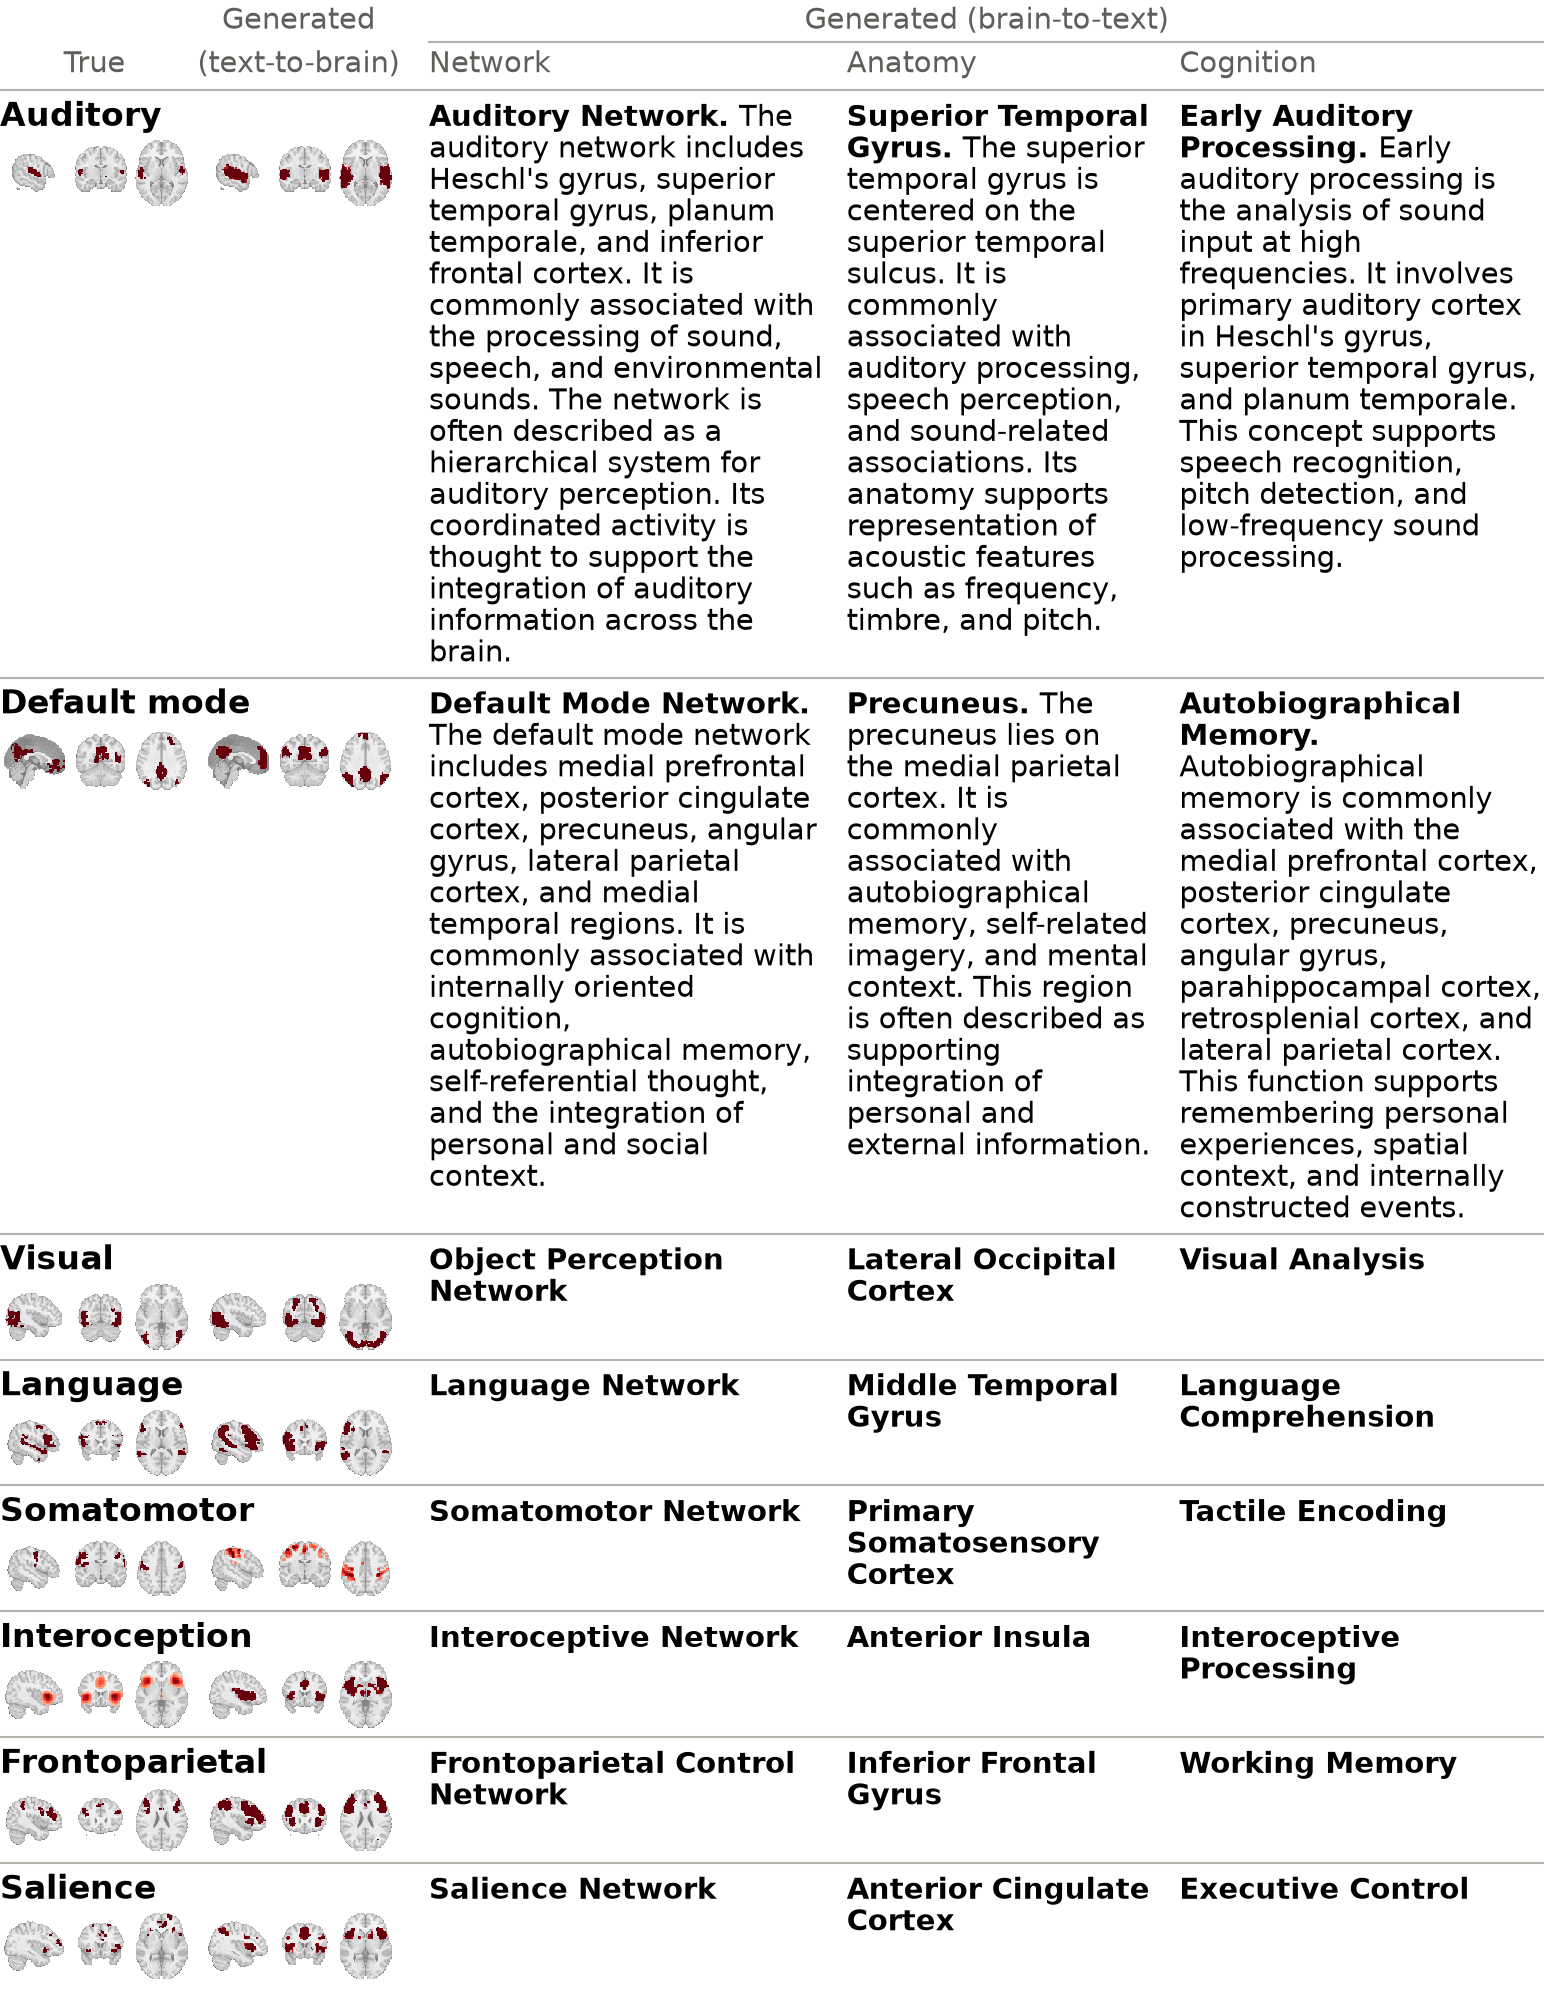

Source code (Python):
#!/usr/bin/env python
"""Fig. 2: atlas networks, their text-to-brain maps and brain-to-text captions. One page, one row per network: its name
above the true (atlas) map and the map generated from its description (sagittal, coronal and axial, one scale), then
the Network, Anatomy and Cognition texts generated from the true map, complete for the two with the cleanest
generations (pick_full) and the three titles for the other six. The complete descriptions and generated texts of all
eight go to a supplementary table, fig2_texts_table.{tex,md}; --text-pages also draws them as figure pages 2+.

    .venv/bin/python scripts/figures/main/fig2_network_examples.py
"""
from __future__ import annotations

import re
from itertools import groupby

import numpy as np
from _shared import (
    BLUE, FIG_FULL_W, FIG_MAX_H, MAP_DISPLAY_RULE, PREFIX_RE, banner, brain_views_mm, cache_file, cut_coords_for,
    display_vector, draw_brain_views, encode_texts, fig_parser, finalize, finish, free_gpu, generate_brain_maps,
    get_logger, load_models, load_pt, make_nvlm, map_cal_tag, map_factor, mask_vector, save_pt, select_device,
    text_width_in, timed, wrap_measured,
)

STEM = "fig2_network_examples"
log = get_logger(STEM)

BASES = ("network", "region", "function")
COMPONENTS = ("specter", "autoencoder", "proj_head_text_mse", "qformer_canonical", "canonical_semantic_banks", "neuroqwen")
BASIS_LABEL = {"network": "Network", "region": "Anatomy", "function": "Cognition"}  # the three generated titles
VIEWS = "xyz"  # sagittal, coronal and axial
N_FULL = 2  # networks printed with their complete texts
LINE_SPACING = 1.08  # text lines, in font sizes
MAP_W, MAP_GAP, TEXT_GAP, COL_GAP = 0.63, 0.05, 0.12, 0.08  # page 1, inches: map width, gaps after the maps and texts
ROW_PAD = 0.03  # page 1, inches: space above and below each row rule
TRUE, T2B, B2T = "True", ("Generated", "(text-to-brain)"), "Generated (brain-to-text)"  # column headers
LABEL_GRAY, RULE_GRAY = "#5f5e5a", "#b4b2ab"

# (atlas, map name, display title): the reference rows of the paper figure
REFS = [
    ("YeoLab", "VisualA", "Visual"),
    ("Glasser", "Language", "Language"),
    ("Shirer", "Auditory", "Auditory"),
    ("WashU", "LateralSM", "Somatomotor"),
    ("Laird", "Emo/Interoception4", "Interoception"),
    ("Shen", "default mode", "Default Mode Network"),
    ("Du", "FPN-A", "Frontoparietal Control Network"),
    ("Du", "SAL/PMN", "Salience Network"),
]
NAMES = {"Default Mode Network": "Default mode", "Frontoparietal Control Network": "Frontoparietal",
         "Salience Network": "Salience"}  # names on page 1, no wider than the two maps (the table keeps the titles)
REF_SHORT = {"Emo/Interoception1": "Interoception", "Emo/Interoception2": "Interoception",
             "Emo/Interoception3": "Interoception", "Emo/Interoception4": "Interoception", "default mode": "Default mode"}

# text-to-brain inputs as printed in the paper figure (not stored anywhere else)
INPUT_TEXT = {
    "Visual": (
        "The visual network supports perception and interpretation of visual information. It is centered on "
        "primary visual cortex, extrastriate occipital cortex, and lateral occipital cortex. It supports visual "
        "feature processing, object perception, motion perception, spatial layout, and visual attention."
    ),
    "Language": (
        "The language network supports comprehension and production of spoken and written language. It is mainly "
        "left-lateralized, involving inferior frontal cortex, posterior superior temporal cortex, middle temporal "
        "cortex, and angular gyrus. It supports semantic access, syntax, phonology, speech comprehension, reading, "
        "and verbal expression."
    ),
    "Auditory": (
        "The auditory network supports perception and interpretation of sound. It is centered on Heschl's gyrus, "
        "primary auditory cortex, planum temporale, and superior temporal gyrus. It supports pitch, loudness, rhythm, "
        "timbre, speech-sound processing, and auditory scene analysis."
    ),
    "Somatomotor": (
        "The somatomotor network supports movement and body sensation. It spans precentral gyrus, postcentral gyrus, "
        "supplementary motor area, and paracentral lobule. It supports voluntary movement, touch, proprioception, "
        "motor planning, and sensorimotor integration."
    ),
    "Interoception": (
        "The interoception network supports awareness of internal bodily state. It is centered on the insula and "
        "anterior cingulate cortex, with contributions from midcingulate cortex. It supports visceral sensation, "
        "autonomic monitoring, bodily awareness, pain appraisal, and affective feeling states."
    ),
    "Default Mode Network": (
        "The default mode network supports internally oriented cognition. It includes medial prefrontal cortex, "
        "posterior cingulate cortex, precuneus, angular gyrus, and medial temporal lobe. It supports autobiographical "
        "memory, self-referential thought, future simulation, social inference, and narrative reasoning."
    ),
    "Frontoparietal Control Network": (
        "The frontoparietal control network supports flexible cognitive control. It links lateral prefrontal cortex, "
        "inferior frontal junction, intraparietal sulcus, and inferior parietal lobule. It supports task goals, "
        "working memory, planning, rule use, attentional control, and adaptive decision-making."
    ),
    "Salience Network": (
        "The salience network supports detection of behaviorally relevant events. It is centered on anterior insula, "
        "frontal operculum, dorsal anterior cingulate cortex, and midcingulate cortex. It supports salience detection, "
        "interoceptive appraisal, attentional orienting, conflict monitoring, and response selection."
    ),
}

# slice planes of the source notebook for maps whose automatic cut misses the network
CUT_OVERRIDES = {"Default Mode Network": [0, -56, 34], "Salience Network": [-38, 18, 2]}


def parse_args():
    p = fig_parser("Fig. 2: network text-to-brain maps and brain-to-text captions.")
    p.add_argument("--num-beams", type=int, default=5)
    p.add_argument("--max-new-tokens", type=int, default=256)
    p.add_argument("--laird-map", default="Emo/Interoception4", help="Laird component used as the Interoception reference.")
    p.add_argument("--text-pages", action="store_true",
                   help="Also draw the complete texts as figure pages 2+ (they are always in fig2_texts_table.{tex,md}).")
    return finalize(p.parse_args())


def compute(args, device):
    cache = cache_file(args, "fig2_panels" + map_cal_tag(args))
    if cache.exists() and not args.force:
        log.info("cache hit %s", cache)
        return load_pt(cache)

    import nibabel as nib
    import torch
    from nilearn.image import resample_to_img
    from _shared import load_dataset, load_masker

    refs = [(a, (args.laird_map if a == "Laird" else m), t) for a, m, t in REFS]
    if args.max_samples:
        refs = refs[: max(1, args.max_samples)]

    with timed("reference maps", log, args.cache_dir, stage=STEM):
        masker = load_masker()
        nets = load_dataset("networks")
        true = []
        for atlas, name, _ in refs:  # array / max -> nearest resample onto the masker grid (notebook 14)
            payload = nets[atlas][name]
            arr = np.asarray(payload["array"], dtype="float32")
            img = nib.Nifti1Image(arr / max(arr.max(), 1e-8), payload["affine"])
            res = resample_to_img(img, masker.mask_img, interpolation="nearest", force_resample=True, copy_header=True)
            true.append(mask_vector(masker, res))
        true = np.stack(true)

    with timed("text-to-brain", log, args.cache_dir, stage=STEM):  # "<title> [SEP] <description>"
        models = load_models(["specter", "autoencoder", "proj_head_text_mse"], device, args.model_dir, log)
        texts = [f"{title} [SEP] {INPUT_TEXT[title]}" for _, _, title in refs]
        e = encode_texts(models["specter"], texts).to(device)
        pred = generate_brain_maps(e, models, kind="head", calibration=args.map_calibration,
                                   factor=map_factor(args, "head", device)).numpy()
        del models
        free_gpu()

    with timed("brain-to-text generation", log, args.cache_dir, stage=STEM, num_beams=args.num_beams):
        nvlm = make_nvlm(device, args.model_dir, log)
        generated = {}
        X = torch.from_numpy(true)
        for i, basis in enumerate(BASES):
            out = nvlm.generate_text(
                X, basis=basis, prefix_text=f"[{basis.upper()}]", num_beams=args.num_beams,
                max_new_tokens=args.max_new_tokens, do_sample=False, seed=i, projection_temp=0.05,
            )
            generated[basis] = [out] if isinstance(out, str) else list(out)
        del nvlm
        free_gpu()

    payload = {"refs": refs, "texts": texts, "true": true, "pred": pred, "generated": generated, "map_calibration": args.map_calibration,
               "num_beams": args.num_beams, "max_new_tokens": args.max_new_tokens}
    save_pt(cache, payload)
    return payload


def split_caption(text: str) -> tuple[str | None, str]:
    """'[NETWORK]Visual Network\\nThe visual ...' -> ('Visual Network', 'The visual ...'); also 'Title. Body'."""
    text = PREFIX_RE.sub("", str(text)).strip()
    if "\n" in text:
        title, body = text.split("\n", 1)
        return title.strip(), body.strip()
    m = re.match(r"^([A-Z][^.]{2,60}?)\.\s+(.*)$", text, flags=re.S)
    if m and len(m.group(1).split()) <= 6:
        return m.group(1).strip(), m.group(2).strip()
    return None, text


def map_cuts(masker, true_vec, pred_vec, title):
    """Shared cuts of the drawn atlas map and the drawn generated map: through their overlap unless overridden."""
    coords = CUT_OVERRIDES.get(title)
    if coords is None:
        inter = true_vec * (pred_vec > 0)
        coords = cut_coords_for(masker.inverse_transform(inter)) if inter.sum() > 0 else None
    return coords or cut_coords_for(masker.inverse_transform(true_vec))


def pick_full(refs, captions, n=N_FULL):
    """The n networks with the cleanest generations, in figure order: most of the three generated titles named verbatim
    in the input description, ties broken by the share of the description's word pairs that the generated texts repeat.
    Returns (indices, per-network scores)."""
    def pairs(s):
        words = re.findall(r"[a-z']+", s.lower())
        return set(zip(words, words[1:]))

    scores = []
    for (_, _, title), caps in zip(refs, captions):
        desc = INPUT_TEXT[title]
        named = sum(bool(t) and t.lower() in desc.lower() for t, _ in caps)
        overlap = len(pairs(desc) & pairs(" ".join(str(b) for _, b in caps))) / len(pairs(desc))
        scores.append((named, overlap))
    order = sorted(range(len(refs)), key=lambda i: scores[i], reverse=True)
    return sorted(order[:n]), [{"titles_named": a, "word_pair_overlap": round(b, 3)} for a, b in scores]


def run_in(title, body, width, fs):
    """Bold run-in title ('Title.') and the body, wrapped to width: lines of (word, style)."""
    tokens = [(w, "title") for w in f"{title or '(no title)'}.".split()] + [(w, "body") for w in str(body).split()]
    return rich_lines(tokens, width, fs)


def column_widths(captions, rest, total, fs):
    """Widths of the Network | Anatomy | Cognition columns (summing to total, inches) that need the fewest lines for the
    complete texts (captions), ties broken by the fewest title lines of the others (rest; 1 % steps)."""
    memo = {}

    def n_lines(title, body, w):
        key = (title, body, round(w, 4))
        if key not in memo:
            memo[key] = len(run_in(title, body, w, fs) if body else wrap_measured(title or "(no title)", w, fs, weight="bold"))
        return memo[key]

    best = None
    for a in range(28, 47):  # percent of total for Network, then Anatomy
        for b in range(22, 40):
            ws = (a * total / 100, b * total / 100, (100 - a - b) * total / 100)
            full = [max(n_lines(t, body, w) for (t, body), w in zip(caps, ws)) for caps in captions]
            titles = sum(n_lines(t, None, w) for caps in rest for (t, _), w in zip(caps, ws))
            if best is None or (sum(full), titles) < best[0]:
                best = ((sum(full), titles), ws)
    return best[1]


def map_height(width):
    """Height of draw_brain_views' VIEWS side by side in a box ``width`` inches wide."""
    w_mm, h_mm = brain_views_mm(VIEWS)
    return h_mm * (width - 0.02 * (len(VIEWS) - 1)) / w_mm


def overview_page(refs, shown, coords, captions, full, masker, fs):
    """Page 1: one row per network, the networks in ``full`` first. Columns: the true map and the generated map (the
    network's name above them), then the Network, Anatomy and Cognition texts generated from the true map, complete for
    the networks in ``full`` (bold run-in titles) and their titles for the others. ``shown``: per network the two drawn
    maps and their thresholds."""
    import matplotlib.pyplot as plt
    from matplotlib.lines import Line2D

    W, lh, name_fs = FIG_FULL_W, fs * LINE_SPACING / 72, fs + 1
    ops = []  # ("text", x, baseline, [(run, weight), ...], size, color, ha) | ("rule", x0, x1, y) | ("map", i, k, x, y, w, h); y from the top

    def put(x, base, lines, size=fs, weight="normal", color="black", ha="left"):
        """Lines from the baseline base down."""
        for k, line in enumerate(lines):
            runs = [(line, weight)] if isinstance(line, str) else line
            ops.append(("text", x, base + k * size * LINE_SPACING / 72, runs, size, color, ha))

    order = list(full) + [i for i in range(len(refs)) if i not in full]
    mx = [k * (MAP_W + MAP_GAP) for k in range(2)]  # left edges of the true and generated maps
    x_text = 2 * MAP_W + MAP_GAP + TEXT_GAP
    widths = column_widths([captions[i] for i in full], [captions[i] for i in order[len(full):]],
                           W - x_text - 2 * COL_GAP - 0.01, fs)
    xs = [x_text + sum(widths[:k]) + k * COL_GAP for k in range(3)]

    # column headers, two tiers: "Generated" | brain-to-text above, "True", "(text-to-brain)" and the texts below
    b1 = 0.02 + 0.8 * fs / 72
    b2 = b1 + lh + 0.04
    put(mx[0] + MAP_W / 2, b2, [TRUE], color=LABEL_GRAY, ha="center")
    put(mx[1] + MAP_W / 2, b1, [T2B[0]], color=LABEL_GRAY, ha="center")
    put(mx[1] + MAP_W / 2, b2, [T2B[1]], color=LABEL_GRAY, ha="center")
    put((xs[0] + W) / 2, b1, [B2T], color=LABEL_GRAY, ha="center")
    ops.append(("rule", xs[0], W, b1 + 0.045))
    for x, b in zip(xs, BASES):
        put(x, b2, [BASIS_LABEL[b]], color=LABEL_GRAY)
    y = b2 + 0.06
    ops.append(("rule", 0, W, y))

    h_map = map_height(MAP_W)
    for r, i in enumerate(order):
        y0 = y + ROW_PAD
        base = y0 + 0.8 * name_fs / 72
        name = wrap_measured(NAMES.get(refs[i][2], refs[i][2]), 2 * MAP_W + MAP_GAP, name_fs, weight="bold")
        put(0, base, name, name_fs, "bold")
        y_map = y0 + len(name) * name_fs * LINE_SPACING / 72 + 0.015
        ops += [("map", i, k, mx[k], y_map, MAP_W, h_map) for k in range(2)]
        h = y_map + h_map - y0
        for x, w, (t, body) in zip(xs, widths, captions[i]):  # first line on the name's baseline
            if i in full:
                lines = [[(" ".join(wd for wd, _ in grp), "bold" if st == "title" else "normal")
                          for st, grp in groupby(line, key=lambda tok: tok[1])] for line in run_in(t, body, w, fs)]
            else:
                lines = wrap_measured(t or "(no title)", w, fs, weight="bold")
            put(x, base, lines, weight="bold")
            h = max(h, base - y0 + (len(lines) - 1) * lh + 0.25 * fs / 72)
        y = y0 + h + ROW_PAD
        if r < len(order) - 1:
            ops.append(("rule", 0, W, y))
    H = y

    fig = plt.figure(figsize=(W, H))
    for op in ops:
        if op[0] == "text":  # runs of one weight each, a space between them
            _, x, yb, runs, size, color, ha = op
            for k, (text, weight) in enumerate(runs):
                text += " " if k < len(runs) - 1 else ""
                fig.text(x / W, 1 - yb / H, text, fontsize=size, fontweight=weight, color=color, ha=ha, va="baseline")
                x += text_width_in(text, size, weight)
        elif op[0] == "rule":
            _, x0, x1, yr = op
            fig.add_artist(Line2D([x0 / W, x1 / W], [1 - yr / H] * 2, transform=fig.transFigure, color=RULE_GRAY, lw=0.5))
        else:
            _, i, k, x, yt, w, h = op
            vec, thr = shown[i][k]
            draw_brain_views(fig, masker.inverse_transform(vec), (x, H - yt - h, w, h), views=VIEWS,
                             cut_coords=coords[i], threshold=thr, vmin=0.0, vmax=None)
    return fig, round(H, 2), {"map_width_in": MAP_W, "map_height_in": round(h_map, 3),
                              "text_columns_in": [round(w, 3) for w in widths]}


STYLE = {"name": dict(fontweight="bold", color=BLUE), "label": dict(color="#52514e"), "title": dict(fontweight="bold"),
         "body": {}, "head": dict(fontweight="bold", size=1)}  # size: pt above fs


def _font(st, fs):
    """(size, weight, fig.text keywords) of a token style."""
    style = dict(STYLE[st])
    return fs + style.pop("size", 0), style.get("fontweight", "normal"), style


def rich_lines(tokens, width, fs):
    """Greedy wrap of (word, style) tokens to width (inches, or a function of the line index); each line is a list of
    (word, style)."""
    width_of = width if callable(width) else (lambda k: width)
    space = text_width_in(" ", fs)
    lines, cur, used = [], [], 0.0
    for word, st in tokens:
        w = text_width_in(word, *_font(st, fs)[:2])
        if cur and used + space + w > width_of(len(lines)):
            lines.append(cur)
            cur, used = [], 0.0
        used += (space if cur else 0.0) + w
        cur.append((word, st))
    return lines + [cur] if cur else lines


def draw_rich_line(fig, x, y, line, fs, W, H):
    """One wrapped line as runs of one style each."""
    runs = []
    for word, st in line:
        if runs and runs[-1][1] == st:
            runs[-1][0].append(word)
        else:
            runs.append(([word], st))
    for k, (words, st) in enumerate(runs):
        text = " ".join(words) + (" " if k < len(runs) - 1 else "")
        size, weight, style = _font(st, fs)
        fig.text(x / W, y / H, text, fontsize=size, va="top", **style)
        x += text_width_in(text, size, weight)


def text_pages(refs, captions, fs):
    """Pages 2+: the complete description of every network and its three complete generated texts, in two columns
    of run-in paragraphs ("Network: <title>. <text>")."""
    import matplotlib.pyplot as plt

    W, left, gap, max_h = FIG_FULL_W, 0.02, 0.16, FIG_MAX_H
    col_w = (W - 2 * left - gap) / 2
    lh, sep = fs * 1.1 / 72, 0.4  # line height; gap between networks, in lines
    head = "Complete input descriptions and generated texts"
    head_lines = wrap_measured(head, W - 2 * left, fs + 1, weight="bold")
    top0 = max_h - 0.02 - len(head_lines) * (fs + 1) * 1.2 / 72 - 0.08
    stream = []  # wrapped lines of every network, None between networks
    for i, (atlas, name, title) in enumerate(refs):
        if stream:
            stream.append(None)
        paras = [(f"{title} ({atlas} {REF_SHORT.get(name, name)}).", "Description:", None, INPUT_TEXT[title])]
        paras += [("", f"{BASIS_LABEL[b]}:", t, body) for b, (t, body) in zip(BASES, captions[i])]
        for head_words, label, t, body in paras:
            tokens = [(w, "name") for w in head_words.split()] + [(label, "label")]
            tokens += [(w, "title") for w in (f"{t}." if t else "").split()] + [(w, "body") for w in str(body).split()]
            stream += rich_lines(tokens, col_w, fs)

    def col_h(col):
        return sum(sep * lh if line is None else lh for line in col)

    cols, cur = [], []
    for line in stream:
        if line is None and not cur:
            continue
        starts = line is not None and line[0][1] == "name"  # a network starts a column if fewer than 3 lines are left
        if col_h(cur) + (3 if starts else 1) * lh > top0 + 1e-6:
            cols.append(cur)
            cur = []
            if line is None:
                continue
        cur.append(line)
    cols.append(cur)
    figs = []
    for p in range(0, len(cols), 2):
        H = max_h - top0 + max(col_h(c) for c in cols[p:p + 2])
        fig = plt.figure(figsize=(W, H))
        fig.text(left / W, 1 - 0.02 / H, "\n".join(head_lines), fontsize=fs + 1, fontweight="bold", va="top",
                 linespacing=1.2)
        for j, col in enumerate(cols[p:p + 2]):
            x, y = left + j * (col_w + gap), H - (max_h - top0)
            for line in col:
                if line is not None:
                    draw_rich_line(fig, x, y, line, fs, W, H)
                y -= sep * lh if line is None else lh
        figs.append((fig, round(H, 2)))
    return figs

def render(args, payload):
    """([page figures], text dump); every text is printed in full (page 1 the titles, pages 2+ the complete texts)."""
    import matplotlib.pyplot as plt
    from _shared import load_masker

    plt.rcParams["savefig.bbox"] = "standard"  # pages exactly FIG_FULL_W wide
    refs, true, pred, gen = payload["refs"], payload["true"], payload["pred"], payload["generated"]
    masker = load_masker()
    fs = args.font_size
    captions = [[split_caption(gen[b][i]) for b in BASES] for i in range(len(refs))]
    shown = [(display_vector(t), display_vector(p)) for t, p in zip(true, pred)]  # (atlas, generated): (map, threshold)
    coords = [map_cuts(masker, a[0], g[0], refs[i][2]) for i, (a, g) in enumerate(shown)]
    full, scores = pick_full(refs, captions)
    fig1, h1, sizes = overview_page(refs, shown, coords, captions, full, masker, fs)
    pages = [(fig1, h1)] + (text_pages(refs, captions, fs) if args.text_pages else [])
    text_dump = {"text_in_figure": "page 1: the complete generated texts of the full examples, the three generated titles "
                                   "of the others; complete texts of all in fig2_texts_table.{tex,md}"
                                   + (" and on pages 2+" if args.text_pages else ""),
                 "labels": {"true map": TRUE, "generated map": " ".join(T2B), "generated texts": B2T},
                 "full_examples": {"networks": [refs[i][2] for i in full],
                                   "rule": "the two networks with the most of their three generated titles (network, "
                                           "anatomy, cognition) named verbatim in the input description, ties broken by "
                                           "the share of the description's word pairs that the three generated texts "
                                           "repeat (pick_full)",
                                   "scores": {refs[i][2]: sc for i, sc in enumerate(scores)}},
                 "views": "sagittal, coronal and axial (VIEWS = 'xyz'), one row per network: true map left, the map "
                          "generated from the description right, all maps at one scale",
                 "layout_in": sizes,
                 "map_display": MAP_DISPLAY_RULE, "map_calibration": payload["map_calibration"], "pages": {}, "rows": []}
    for k, (_, h) in enumerate(pages):
        text_dump["pages"][f"{STEM if k == 0 else f'{STEM}_p{k + 1}'}.png"] = {"height_in": h}
    for i, (atlas, name, title) in enumerate(refs):
        text_dump["rows"].append({
            "atlas": atlas, "map": name, "title": title, "input_text": INPUT_TEXT[title],
            "cut_coords": [float(c) for c in coords[i]],
            "map_display": {k: {"threshold": round(thr, 4), "max": round(float(np.max(m)), 4), "voxels_drawn": int((v > 0).sum())}
                            for k, (v, thr), m in zip(("atlas", "generated"), shown[i], (true[i], pred[i]))},
            "generated": {b: {"raw": gen[b][i], "title": captions[i][k][0], "body": captions[i][k][1]}
                          for k, b in enumerate(BASES)}})
    text_dump["generation"] = {"num_beams": payload["num_beams"], "max_new_tokens": payload["max_new_tokens"],
                               "projection_temp": 0.05, "do_sample": False, "seed_per_basis": list(range(len(BASES)))}
    return [f for f, _ in pages], text_dump


def tex_escape(s: str) -> str:
    for c in "&%$#_{}":
        s = s.replace(c, "\\" + c)
    return s


def write_text_table(dump: dict, out) -> list:
    """Supplementary table: per network a block of four rows, its input description and the three complete generated
    texts, as LaTeX (longtable, booktabs, array; p columns filling the sn-jnl text width, 372 pt) and Markdown."""
    from pathlib import Path

    widths = (1.05, 3.98)  # inches; + 2 x 4 pt column gap = 5.14 in
    # ragged right; \hspace{0pt} lets TeX hyphenate a cell's first word (long bold titles in the narrow column)
    cols = "@{}" + "".join(f">{{\\raggedright\\arraybackslash\\hspace{{0pt}}}}p{{{w:.2f}in}}" for w in widths) + "@{}"
    header = "Text (generated title) & Complete text \\\\"
    tex = ["% written by fig2_network_examples.py from fig2_network_examples_text.json; needs longtable, booktabs, array",
           "{\\small\\setlength{\\tabcolsep}{4pt}",
           f"\\begin{{longtable}}{{{cols}}}",
           "\\caption{Complete texts of Fig.~\\ref{fig:gen}. The input description is the text the text-to-brain head turns "
           "into a map. The stage~2 projector writes the generated titles and texts for the atlas map.}"
           "\\label{tab:fig2_texts}\\\\",
           "\\toprule", header, "\\endfirsthead",
           "\\multicolumn{2}{@{}l}{\\footnotesize Table~\\thetable{} (continued)} \\\\", "\\toprule", header,
           "\\endhead", "\\bottomrule", "\\endlastfoot"]
    md = ["| Text (generated title) | Complete text |", "|---|---|"]
    for r in dump["rows"]:
        source = f"{r['atlas']} {REF_SHORT.get(r['map'], r['map'])}"
        tex += ["\\midrule", f"\\multicolumn{{2}}{{@{{}}l}}{{\\textbf{{{tex_escape(r['title'])}}} ({tex_escape(source)})}} \\\\*"]
        md.append(f"| **{r['title']}** ({source}) | |")
        rows = [("Input description", None, r["input_text"])]  # (label, generated title, text)
        for b in BASES:
            g = r["generated"][b]
            rows.append((BASIS_LABEL[b], g["title"] or "(no title)", " ".join(str(g["body"]).split())))
        for k, (label, title, text) in enumerate(rows):
            what = f"\\textit{{{label}}}" + (f"\\newline\\hspace{{0pt}}\\textbf{{{tex_escape(title)}}}" if title else "")
            tex.append(f"{what} & {tex_escape(text)} \\\\" + ("[3pt]" if k < len(rows) - 1 else ""))
            md.append(f"| *{label}*" + (f": **{title}**" if title else "") + f" | {text} |")
    tex += ["\\end{longtable}}", ""]
    out = Path(out)
    paths = [out / "fig2_texts_table.tex", out / "fig2_texts_table.md"]
    paths[0].write_text("\n".join(tex))
    paths[1].write_text("\n".join(md) + "\n")
    return paths


def main():
    args = parse_args()
    banner(log, args, STEM)
    device = select_device(args.device)
    payload = compute(args, device)
    with timed("render", log, args.cache_dir, stage=STEM):
        figs, dump = render(args, payload)
        for page, fig in enumerate(figs[1:], start=1):  # continuation pages first; page 1 also writes the JSON
            finish(fig, f"{STEM}_p{page + 1}", args, log, components=COMPONENTS)
        finish(figs[0], STEM, args, log, text_dump=dump, components=COMPONENTS)
        for path in write_text_table(dump, args.out):
            log.info("wrote %s", path)


if __name__ == "__main__":
    main()
